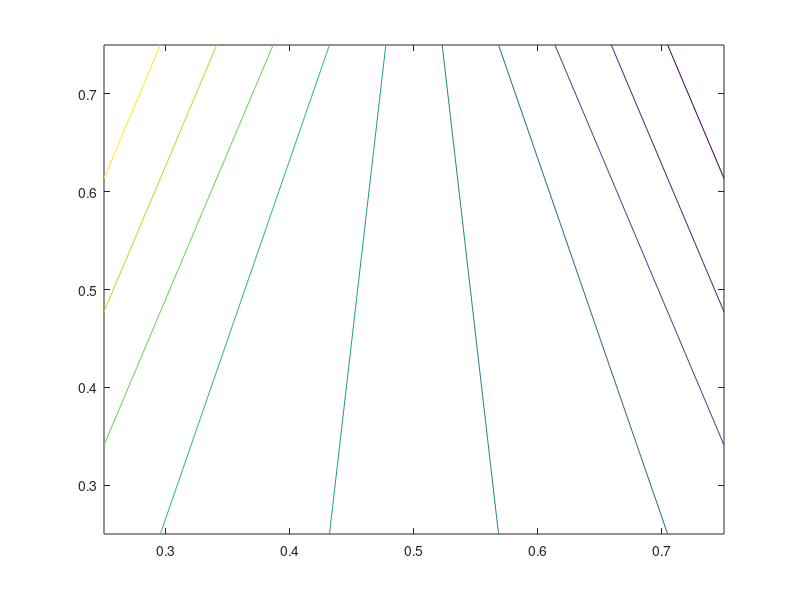

This chart was generated by the following MATLAB code:
clear all
close all
clc

tic;
% This syetm that you need to solve will be singular. Matlab gives you a
% warning at each time step. To switch of this warning, remove the comment
% in the next line

warning off

% 00D#MMXIX#

% This file contains the skeleton of the program which will solve the lid
% driven cavity problem on a unit square. The parts that have to be
% supplemented are described in the assignment.
%
% The pieces that need to be filled in are indicated
%

%
% When running the code, determine a suitable time step. A too small time
% step will make the calculation very long, while for a too large time step
% the solution will blow up due to numerical instability.
%

Re = 1000;              % Reynolds number
N = 2;                 % Number of volumes in the x- and y-direction
Delta = 1/N;            % uniform spacing to be used in the mapping to compute tx


% Determine a suitable time step and stopping criterion, tol

%dt = 0.01;             % time step
tol = 1e-5;             % tol determines when steady state is reached and the program terminates

% wall velocities
U_wall_top = -1;
U_wall_bot = 0;
U_wall_left = 0;
U_wall_right = 0;
V_wall_top = 0;
V_wall_bot = 0;
V_wall_left = 0;
V_wall_right = 0;

%
%   Generation of a non-uniform mesh
%

%
%   tx are the coordinates of the nodal points on the outer-oriented grid
%
tx = zeros(1,N+1);
for i=1:N+1
    xi = (i-1)*Delta;
    tx(i) = 0.5*(1. - cos(pi*xi));
end

% Local mesh size on outer oriented grid
th = zeros(N,1);
th = tx(2:N+1) - tx(1:N);

%
%  x are the coordinates of the nodal points on the inner-oriented grid (including
%  endpoints 0 and 1)
%  h contains the edge lengths on the inner-oriented grid
%
x = 0.5*(tx(1:N) + tx(2:N+1));
x = [0 x 1];

h = zeros(N+1,1);
h = x(2:N+2) - x(1:N+1);

dt = min([min(h), 0.5*Re*min(h)^2]);


%
%   Initial condition u=v=0
%
%   Both u and v will be stored in one big vector called 'u'
%
%   The vector u only contains the true unknowns, not the velocities that
%   are prescribed by the boundary conditions
%
%   The vector u contains the *inner-oriented* circulations as unknowns

u = zeros(2*N*(N-1),1);

% Set up the Incindence matrix 'tE21' which connects the fluxes to the
% volumes. Use the orientation described in the assignment.


%%%%%%%%%%%%%%%%%%%%%%%%%%%%%%%%%%%%%%%%%%%%%%%
%
tE21 = zeros(N^2, 2*N*(N+1));
for i = 1:N^2
    tE21(i, i+floor((i-1)/N)) = -1;
    tE21(i, i+1+floor((i-1)/N)) = 1;
    tE21(i, (N+1)*N+i) = -1;
    tE21(i, (N+1)*N+i+N) = 1;
end 
%tE21 = sparse(tE21);
%
%%%%%%%%%%%%%%%%%%%%%%%%%%%%%%%%%%%%%%%%%%%%%%%

%
%  Inserting boundary conditions for normal velocity components
%  Multiplication by h components is done in order to obtain integral flux
%  values 



%%%%%%%%%%%%%%%%%%%%%%%%%%%%%%%%%%%%%%%%%%%%%%%
%
%    Here you need to modify the incidence matrix tE21 to include the
%    boundary conditions and store the boundary terms un u_norm (see
%    assignment
%Making indices where the boundary conditions need to be applied
for i = 1:N
    LEFT(i) = 1 + (i-1)*(N+1);
    RIGHT(i) = LEFT(i) + N;
    BOTTOM(i) = N*(N+1) + i;
    TOP(i) = BOTTOM(i) + N^2;
end

%create u_norm and remove parts of tE21
u_norm_E = zeros(N^2, 4*N);
extra = 0;

for i = 1:N
    u_norm_E(:, i + extra) = tE21(:, LEFT(i));
    u_norm_E(:,i+1 + extra) = tE21(:, RIGHT(i));
    U_norm(i + extra,1) = U_wall_left;
    U_norm(i+1+extra,1) = U_wall_right;
    extra = extra + 1;
end
u_norm_E(:, [2*N+1:3*N]) = tE21(:, BOTTOM);
u_norm_E(:, [3*N+1:4*N]) = tE21(:, TOP);
U_norm([2*N+1:3*N],1) = V_wall_bot;
U_norm([3*N+1:4*N],1) = V_wall_top;

tE21(:,[LEFT, RIGHT, TOP, BOTTOM]) = [];
u_norm = u_norm_E*U_norm;
%
%%%%%%%%%%%%%%%%%%%%%%%%%%%%%%%%%%%%%%%%%%%%%%%

% Setting up simple Hodge matrix which converts the fluxes on the
% outer-oriented grid to circulation on the inner-oriented grid. Assume
% that the fluxes and circulation are constant over each 1-cell. This will
% give a diagonal Hodge matrix. Call this Hodge matrix 'H1t1'


%%%%%%%%%%%%%%%%%%%%%%%%%%%%%%%%%%%%%%%%%%%%%%%
%
%    Here you need to construct the incidence matrix H1t1
H1t1 = diag(ones(2*N*(N+1),1));
% for i = 1:N*(N+1)
%     H1t1(i+floor((i-1)/(N)),i) = 1;
%     H1t1(i+1+floor((i-1)/(N)),i) = 1;
% end
% for i = N*(N+1)+1:2*N*(N+1)
%     H1t1(i-N*(N+1),i) = -1;
%     H1t1(i-(N-1)*(N+1),i) = 1;
% end  
%
%%%%%%%%%%%%%%%%%%%%%%%%%%%%%%%%%%%%%%%%%%%%%%%

% Hu_norm is the vector which will contain the Hodge of the prescribed
% normal fluxes. Calculate the vector 'Hu_norm'

%Vector ubc_norm containing fluxes of prescribed velocities is reused

%%%%%%%%%%%%%%%%%%%%%%%%%%%%%%%%%%%%%%%%%%%%%%%
%
%    Multiply H1t1 with u_norm to het Hu_norm
%

%%%%%%%%%%%%%%%%%%%%%%%%%%%%%%%%%%%%%%%%%%%%%%%
    

%  Remove corresponding row and columns from the Hodge matrix and also
%  remove the corresp0onding 'rows' from Hu_norm

%%%%%%%%%%%%%%%%%%%%%%%%%%%%%%%%%%%%%%%%%%%%%%%
%
%    Remove rows and colums in H1t1 and Hu_norm for prescribed values
%
  
for i = 1:N
    BOTTOM(i) = i;
    LEFT(i) = N*(N+1) + 1+(i-1)*(N+1);
    RIGHT(i) = LEFT(i) + N;
    TOP(i) = BOTTOM(i) + N^2;
end

H1t1(:,[LEFT, RIGHT, TOP, BOTTOM]) = [];
H1t1([LEFT, RIGHT, TOP, BOTTOM],:) = [];
%%%%%%%%%%%%%%%%%%%%%%%%%%%%%%%%%%%%%%%%%%%%%%%

% Set up the incidence E^{2,1} between 1-cochain circulation and 2-cochain vorticity on
% the inner-oriented (extended) grid
%
% This incidence matrix will be called 'E21' in the program
%

%%%%%%%%%%%%%%%%%%%%%%%%%%%%%%%%%%%%%%%%%%%%%%%
%
%    Set up the incidence matrix E21 on the dual grid
%
for i = 1:(N+1)^2
    E21(i, i) = 1;
    E21(i, i+N+1) = -1;
    E21(i, (N+2)*(N+1)+i+floor((i-1)/(N+1))) = -1;
    E21(i, (N+2)*(N+1)+i+floor((i-1)/(N+1))+1) = 1;
end 
%%%%%%%%%%%%%%%%%%%%%%%%%%%%%%%%%%%%%%%%%%%%%%%


% Inserting prescribed tangential bundary conditions

%Vector ubc of size 2(N+2)(N+1) is constructed. It contains all the
%prescribed velocities (normal and tangential) as represented in the inner
%oriented grid.

% Remove columns from the incidence matrix E21 corresponding to both the
% prescribed tangental velocities and normal velocities


%%%%%%%%%%%%%%%%%%%%%%%%%%%%%%%%%%%%%%%%%%%%%%%
%
%    Remove prescribed values from the matrix (just as was done for tE21)
%    and store the known values in a vector u_pres
%
% for i = 1:2*N+1
%     if i < N+2
%         
%     else
%         n = i- (N+1);
%         
%     end
% end

%create u_pres and remove parts of E21

% extra = 0;
% index = [];
% for i = 1:2*N+1
%     if i < N+2
%         BOTTOM_dual(i) = i ;
%         LEFT_dual(i) = (N+2)*(N+1) + (i-1)*(N+1)+i;
%         RIGHT_dual(i) = LEFT_dual(i) + (N+1);
%         TOP_dual(i) = BOTTOM_dual(i) + (N+1)^2;
%         
%         u_pres_E(:,3*(N+1)+ i + extra) = E21(:, LEFT_dual(i));
%         u_pres_E(:,4*N+i + extra) = E21(:, RIGHT_dual(i));
%         U_pres((N+1)+3*N+1+i + extra,1) = V_wall_left;
%         U_pres((N+1)+3*N+2+i+extra,1) = V_wall_right;
%     else 
%         n = i- (N+1);
%         BOTTOM_dual(i) = (N+1)*(N+2) + n +1;
%         LEFT_dual(i) = (N+1)*n+1;
%         RIGHT_dual(i) = LEFT_dual(i) + N;
%         TOP_dual(i) = 2*(N+1)*(N+2)-(N+1)+n;
%         
%         u_pres_E(:, (N+1)*n+1 ) = E21(:, LEFT_dual(i));
%         u_pres_E(:,(N+1)*n+1+N) = E21(:, RIGHT_dual(i));
%         U_pres(3*N+i + extra,1) = V_wall_left;
%         U_pres(4*N+i+extra,1) = V_wall_right;
%         
%     end
%     extra = extra + 1;
% end
% u_pres_E(:, [1:2*N+1]) = E21(:, BOTTOM_dual);
% u_pres_E(:, [2*(N+1):3*(N+1)]) = E21(:, TOP_dual);
% U_pres([1:2*N+1],1) = U_wall_bot;
% U_pres([(N+1)+2*N+1:(N+1)+3*N+1],1) = U_wall_top;
% 
% E21(:,[LEFT_dual, RIGHT_dual, TOP_dual, BOTTOM_dual]) = [];
% u_pres = u_pres_E*U_pres;
extra = 0;
for i = 1:2*N+1
    if i < N+2
        BOTTOM_dual(i) = i;
        LEFT_dual(i) = (N+2)*(N+1) + (i-1)*(N+1)+i;
        RIGHT_dual(i) = LEFT_dual(i) + (N+1);
        TOP_dual(i) = BOTTOM_dual(i) + (N+1)^2; 
    else 
        n = i- (N+1);
        BOTTOM_dual(i) = (N+1)*(N+2) + n +1;
        LEFT_dual(i) = (N+1)*n+1;
        RIGHT_dual(i) = LEFT_dual(i) + N;
        TOP_dual(i) = 2*(N+1)*(N+2)-(N+1)+n;    
    end
    
end
u_pres_E = sparse([]);
U_pres = sparse([]);

finding = [BOTTOM_dual;TOP_dual;LEFT_dual;RIGHT_dual];
k = 1;
b = 1;
t = 1;
l = 1;
r = 1;
for i = 1:2*(N+1)*(N+2)
    if any(finding(:)==i)
        [row,col] = find(finding==i);
        if row == 1
            u_pres_E(:,k) = E21(:, BOTTOM_dual(col));
            if col < N+2
                U_pres(k,1) = U_wall_bot*h(b);
                b = b+1;
            else
                U_pres(k,1) = V_wall_bot*h(1);
            end
            
        elseif row == 2
            u_pres_E(:,k) = E21(:, TOP_dual(col));
            if col < N+2
                U_pres(k,1) = U_wall_top*h(t);
                t = t+1;
            else
                U_pres(k,1) = V_wall_top*h(1);
            end
            
        elseif row == 3
            u_pres_E(:,k) = E21(:, LEFT_dual(col)); 
            if col < N+2
                U_pres(k,1) = V_wall_left*h(l);
                l = l+1;
            else
                U_pres(k,1) = U_wall_left*h(1);
            end
            
        elseif row == 4
            u_pres_E(:,k) = E21(:, RIGHT_dual(col));
            if col < N+2
                U_pres(k,1) = V_wall_right*h(r);
                r = r+1;
            else
                U_pres(k,1) = U_wall_right*h(1);
            end
            
        end
        k = k+1;
    end
    
end

E21(:,[LEFT_dual, RIGHT_dual, TOP_dual, BOTTOM_dual]) = [];
u_pres = u_pres_E*U_pres;
%%%%%%%%%%%%%%%%%%%%%%%%%%%%%%%%%%%%%%%%%%%%%%%
    

% Set up the Hodge matrix which maps inner-oriented 2-cochains to
% outer-oriented 0-cochains. Assume that the vorticity is constant in the
% inner-oriented 2-cells. This will give a diagonal Hodge matrix. Call this
% Hodhe matrix 'Ht02'

%%%%%%%%%%%%%%%%%%%%%%%%%%%%%%%%%%%%%%%%%%%%%%%
%
%    Set up the Hodge matrix which converts integrated values on the dual
%    grid to point values on the primal grid assuming that the physical
%    quantity is constant over the dual surfaces.
%
Ht02 = diag(ones((N+1)^2,1));
%%%%%%%%%%%%%%%%%%%%%%%%%%%%%%%%%%%%%%%%%%%%%%%

% Set up the Hodge matrix which maps inner-oriented 1-cochains to
% outer-oriented 1-cochains. Call this Hodge matrix 'Ht11'. Assume again
% that everything is constant over the 1-cells, which will then yield a
% diagonal Hdoge matrix.

%%%%%%%%%%%%%%%%%%%%%%%%%%%%%%%%%%%%%%%%%%%%%%%
%
%    Set up the Hodge matrix which converts integrated values along dual
%    edge to integral values over primal edges
%
Ht11 = diag(ones((2*N - 2)*N,1));
%%%%%%%%%%%%%%%%%%%%%%%%%%%%%%%%%%%%%%%%%%%%%%%
    
%
% The prescribed velocties will play a role in the momentum equation
%
u_pres_tvort=Ht02*u_pres; %U_pres to outer oriented 0 form representing contribution of boundary conditions to point wise vorticity
u_pres = H1t1*E21'*Ht02*u_pres; %U_pres to inner oriented 1 forms


% Now all matrices are set up and the time stepping cam start. 'iter' will
% record the number of time steps. This allows you to give output after a
% preselected number of time steps.
%
% 'diff' will be the maximal du/dt or dv/dt. If 'diff' is sufficiently
% small, steady state has been reached. Determine a suitable value for
% 'tol'
%

%%%%%%%%%%%%%%%%%%%%%%%%%%%%%%%%%%%%%%%%%%%%%%%
%
%    From here the code enters the time-stepping loop and no new parts in
%    the code need to be inserted. If done correctly, everything should
%    work now.
%
%%%%%%%%%%%%%%%%%%%%%%%%%%%%%%%%%%%%%%%%%%%%%%%

diff = 1;
iter = 1;


% Set up the matrix for the Poisson equation    

A = -tE21*Ht11*tE21';

% Perform an LU-decomposition for the pressure matrix A

[L,U] = lu(A);

% Abbreviation for some matrix products which are constant in the time loop

VLaplace = H1t1*E21'*Ht02*E21;
DIV = tE21*Ht11;

while diff > tol
        
    %Vector chi is obtained. It corresponds with the point-wise vorticity
    %at each cell
    chi=Ht02*E21*u+u_pres_tvort;  
    
    %Vectors uxchi and uychi correspond with the multiplications of
    %chi with the horizontal and vertical velocity components at each cell.
    %Only the cells required for vector convective are calculated. The
    %ordering of each vector with respect to the ordering of cells in the
    %grid is different (left to right for uxchi and bottom to top for
    %uychi)
    
    uxchi=zeros((N+1)*(N-1),1);
    uychi=zeros((N+1)*(N-1),1);
    
    for i=1:N-1
        for j=1:N+1
            k=j+(i-1)*(N+1); %Number of vector component
            if j==1                
                uxchi(k)=U_wall_left*chi(j+i*(N+1));                
                uychi(k)=V_wall_bot*chi((i+1)+(j-1)*(N+1));
            elseif j==N+1
                uxchi(k)=U_wall_right*chi(j+i*(N+1));
                uychi(k)=V_wall_top*chi((i+1)+(j-1)*(N+1));
            else
                uxchi(k)=(u(j-1+(i-1)*(N-1))+u(j-1+i*(N-1)))/(2*h(j))*chi(j+i*(N+1));
                uychi(k)=(u(N*(N-1)+i+(j-2)*N)+u(N*(N-1)+i+1+(j-2)*N))/(2*h(j))*chi((i+1)+(j-1)*(N+1));
            end
        end
    end
    
    %Given vectors uxchi and uychi, vector convective can be constructed
    convective=zeros(2*N*(N-1),1);
    for i=1:N
        for j=1:N-1
            convective(j+(i-1)*(N-1))=-h(j+1)/2*(uychi(i+(j-1)*(N+1))+uychi(i+1+(j-1)*(N+1))); %Components along horizontal cell lines
            convective(N*(N-1)+i+(j-1)*N)=h(j+1)/2*(uxchi(i+(j-1)*(N+1))+uxchi(i+1+(j-1)*(N+1))); %Components along vertical cell lines
        end
    end
    
    % Set up the right hand side for the Poisson equation for the pressure
    
    rhs_Poisson  =   DIV*(u/dt  - convective - VLaplace*u/Re - u_pres/Re) + u_norm/dt; 
    
    % Solve for the new pressure
    
    temp = L\rhs_Poisson;
    p = U\temp;
    
    % Store the velocity from the previous time step in the vector u_old
    
    uold = u;
    
    % Udate the velocity field
    
    u = u - dt* (convective - tE21'*p + VLaplace*u/Re + u_pres/Re); 
    
    %
    %  Every other 1000 iterations check whether you approach steady state
    %  and check whether yopu satisfy conservation of mass. The largest
    %  rate at which mass is destroyed or created is denoted by 'maxdiv'.
    %  This number should be very small, in the order of machine precision.
    
    if mod(iter,1000) == 0
    
        maxdiv = max(DIV*u + u_norm) ;
        
        diff = max(abs(u-uold))/dt
        
    end
    iter = iter + 1;
end

toc;

for i = 1:N
    for j = 1:N
        Pressure(i, j) = p((i-1)*N + j); 
    end
end
contour(x(2:N+1), x(2:N+1), Pressure)